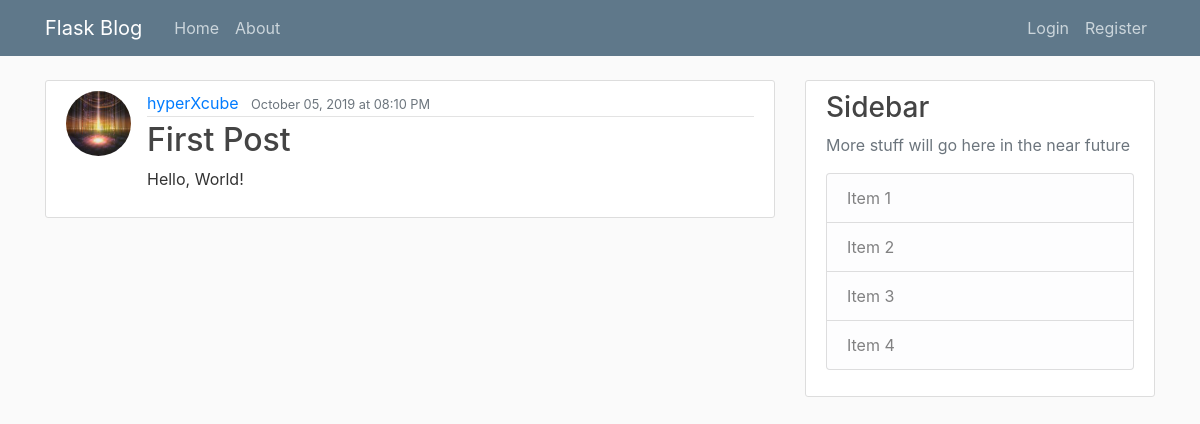
/post/1, run on the app's committed database.
### flask_blog/models.py (models this page shows, shortened)
class User(db.Model, UserMixin):
    id = db.Column(db.Integer, primary_key=True)
    username = db.Column(db.String(20), unique=True, nullable=False)
    email = db.Column(db.String(120), unique=True, nullable=False)
    profile_pic = db.Column(db.String(20), nullable=False, default='default.jpg')
    password = db.Column(db.String(60), nullable=False)
    posts = db.relationship('Post', backref='author', lazy=True)

class Post(db.Model):
    id = db.Column(db.Integer, primary_key=True)
    title = db.Column(db.String(100), nullable=False)
    post_date = db.Column(db.DateTime, nullable=False, default=datetime.now)
    content = db.Column(db.Text, nullable=False)
    author_id = db.Column(db.Integer, db.ForeignKey('user.id'), nullable=False)

### flask_blog/posts/routes.py (the view)
@bp.route('/post/<int:post_id>')
def post(post_id):
    post = Post.query.get_or_404(post_id)
    return render_template('post.html', title=post.title, post=post)

### flask_blog/templates/post.html (shortened to what this page needs)
{% extends 'page.html' %}
{% block content %}
    <article class="media content-section">
        <img class="rounded-circle article-img" src="{{ url_for('static', filename=post.author.profile_pic) }}">
        <div class="media-body">
            <div class="article-metadata">
                <a class="mr-2" href="{{ url_for('users.user', username=post.author.username) }}">{{ post.author.username }}</a>
                <small class="text-muted">{{ post.post_date.strftime('%B %d, %Y at %I:%M %p') }}</small>
            </div>
            <h2 class="article-title">{{ post.title }}</h2>
            <p class="article-content">{{ post.content }}</p>
        </div>
    </article>
{% endblock %}

### flask_blog/static/page.css (style rules this page uses)
body { background: #fafafa; color: #333333; margin-top: 5rem; }
h1, h2, h3, h4, h5, h6 { color: #444444; }
.content-section { background: #ffffff; padding: 10px 20px; border: 1px solid #dddddd; border-radius: 3px; margin-bottom: 20px; }
.article-title { color: #444444; }
.article-content { white-space: pre-line; }
.article-img { height: 65px; width: 65px; margin-right: 16px; }
.article-metadata { padding-bottom: 1px; margin-bottom: 4px; border-bottom: 1px solid #e3e3e3 }

### data on the page
User: profile_pic (picture), author.username "hyperXcube"
Post: post_date "October 05, 2019 at 08:10 PM", title "First Post", content "Hello, World!"
